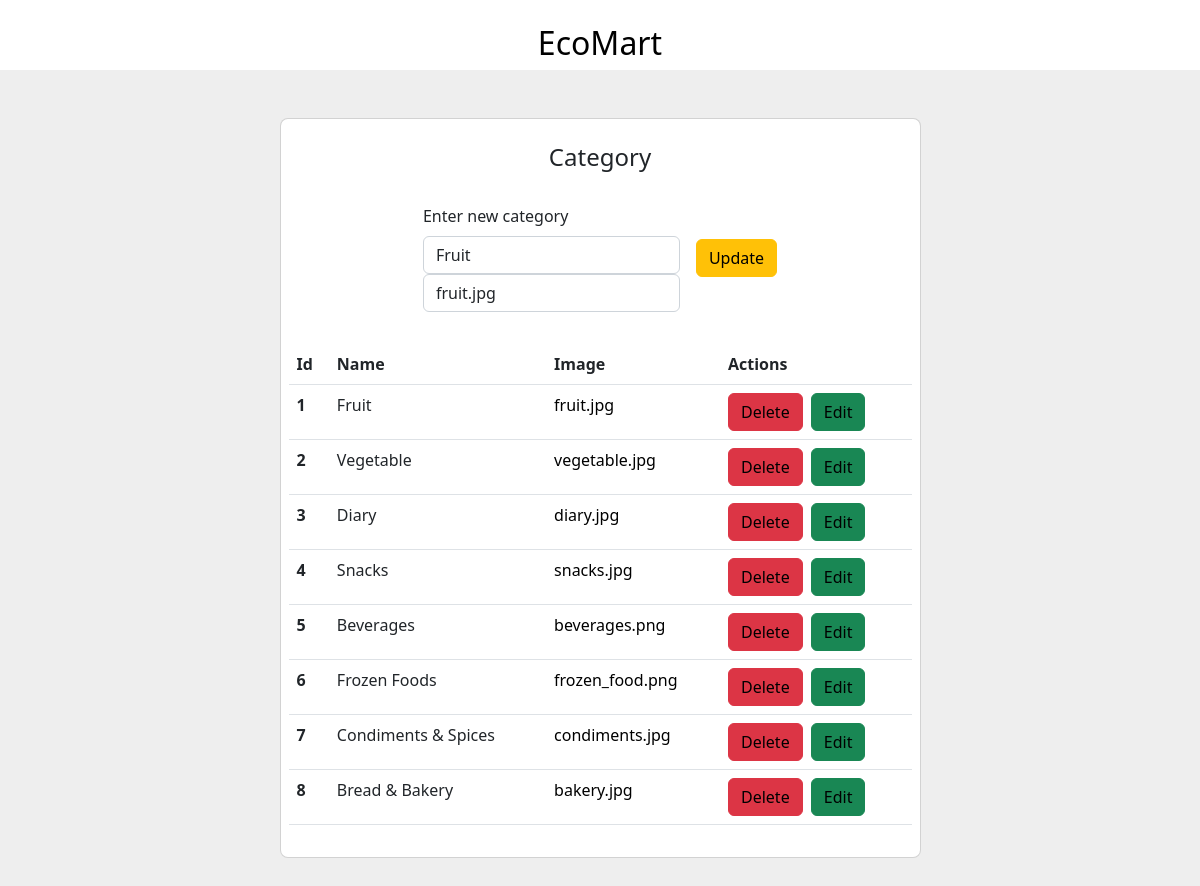
The app's page /admin/manage_category/edit/1 with its own data.
### vault.py (models this page shows, shortened)
class Category(Base):
    __tablename__ = 'categories'
    id = Column(Integer, primary_key=True, autoincrement=True)
    name = Column('name',String)
    image = Column('image',String)
    date = Column('date',String)

### admin_routes.py (the view)
@app.route('/admin/manage_category/edit/<int:cid>', methods=['POST', 'GET'])
def category_edit(cid):
    if request.method == 'POST':
        agent.query(Category).filter(Category.id == cid).update({
            Category.name: request.form['name'],
            Category.image: request.form['image']
        })
        agent.commit()
        return redirect('/admin/manage_category/')
    elif request.method == 'GET':
        category = agent.query(Category).filter(Category.id == cid).first()
        return render_template('admin/edit_category.html', category=category, categories=agent.query(Category).all())

### templates/admin/edit_category.html (shortened to what this page needs)
<!DOCTYPE html>
<html lang="en">
  <head>
    <link
      href="https://cdn.jsdelivr.net/npm/bootstrap@5.2.0-beta1/dist/css/bootstrap.min.css"
      rel="stylesheet"
    />
    <link
      rel="stylesheet"
      type="text/css"
      href="{{ url_for('static',filename='styles/header.css') }}"
    />
  </head>
  <body>
    <br />
    <div class="main">
      <div class="navigation">
        <h2><a href="/">EcoMart</a></h2>
      </div>
    </div>
    <section class="vh-50" style="background-color: #eee">
      <div class="container py-5 h-100">
        <div class="row d-flex justify-content-center align-items-center h-100">
          <div class="col col-lg-9 col-xl-7">
            <div class="card rounded-3">
              <div class="card-body p-2">
                <h4 class="text-center my-3 pb-3">Category</h4>
                <form
                  class="row row-cols-lg-auto g-3 justify-content-center align-items-center mb-4 pb-2"
                  method="POST"
                  enctype="multipart/form-data"
                >
                  <div class="col-12">
                    <div class="form-outline">
                      <label class="form-label" for="form1"
                        >Enter new category</label
                      >
                      <input
                        type="text"
                        id="form1"
                        class="form-control"
                        name="name"
                        placeholder="Category Name"
                        value="{{category.name}}"
                      />
                      <input
                        type="text"
                        id="form2"
                        class="form-control"
                        name="image"
                        placeholder="Category Image"
                        value="{{category.image}}"
                      />
                    </div>
                  </div>
                  <div class="col-10">
                    <button type="submit" class="btn btn-warning">
                      Update
                    </button>
                  </div>
                </form>
                <table class="table mb-4">
                  <thead>
                    <tr>
                      <th scope="col">Id</th>
                      <th scope="col">Name</th>
                      <th scope="col">Image</th>
                      <th scope="col">Actions</th>
                    </tr>
                  </thead>
                  <tbody>
                    {% for category in categories %}
                    <tr>
                      <th scope="row">{{category.id}}</th>
                      <td>{{category.name}}</td>
                      <td>
                        <a
                          href="http://127.0.0.1:5000/static/assets/categories/{{category.image}}"
                          target="blank"
                          >{{category.image}}</a
                        >
                      </td>
                      <td>
                        <button type="submit" class="btn btn-danger">
                          <a
                            href="/admin/manage_category/delete/{{category.id}}"
                            style="background-color: #dc3545"
                            >Delete</a
                          >
                        </button>
                        <button type="submit" class="btn btn-success ms-1">
                          <a
                            href="/admin/manage_category/edit/{{category.id}}"
                            style="background-color: #198754"
                            >Edit</a
                          >
                        </button>
                      </td>
                    </tr>
                    {% endfor %}
                  </tbody>
                </table>
              </div>
            </div>
          </div>
        </div>
      </div>
    </section>
  </body>
</html>

### static/styles/header.css (style rules this page uses)
a { text-decoration: none; color: black; text-align: center; }
h2 { text-align: center; }

### records on screen
Category: name "Fruit", image "fruit.jpg", id "1"
Category: id "2", name "Vegetable", image "vegetable.jpg"
Category: id "3", name "Diary", image "diary.jpg"
Category: id "4", name "Snacks", image "snacks.jpg"
Category: id "5", name "Beverages", image "beverages.png"
Category: id "6", name "Frozen Foods", image "frozen_food.png"
Category: id "7", name "Condiments & Spices", image "condiments.jpg"
Category: id "8", name "Bread & Bakery", image "bakery.jpg"
